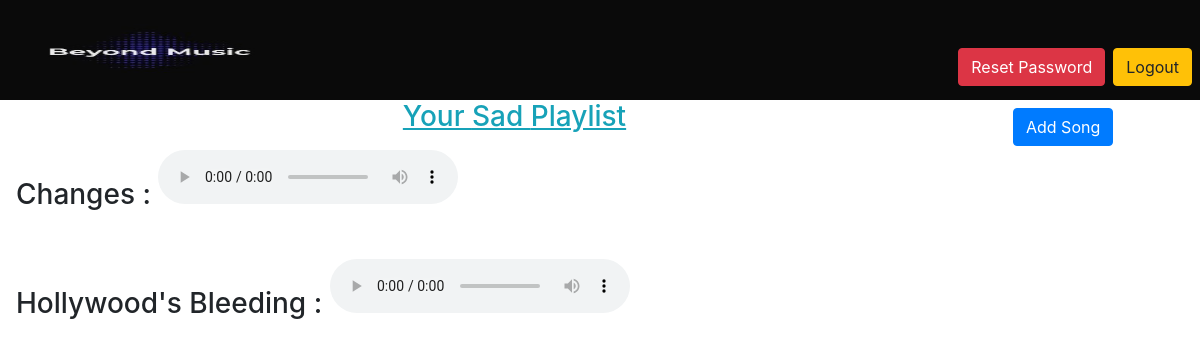
The app's page /playlist/2/ (signed in), older data.
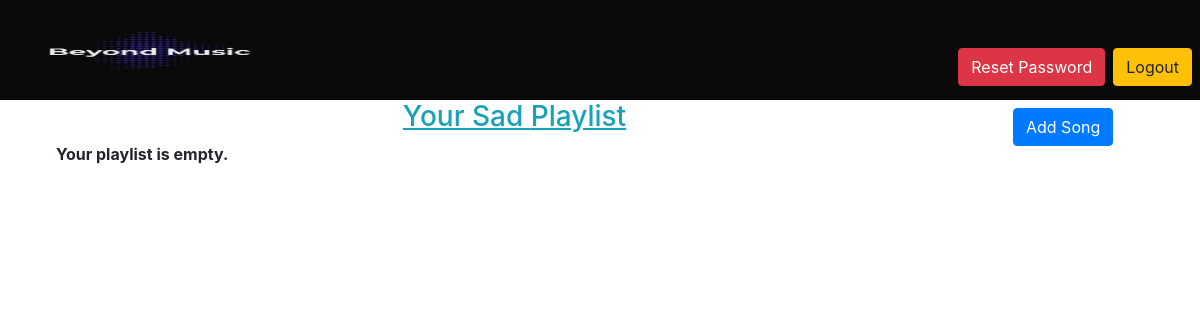
The same page, newer data.
### playlist/models.py (models this page shows, shortened)
class Song(models.Model):
    choices = ((0, 'happy'),
               (1, 'angry'),
               (2, 'sad'),
               (3, 'neutral'),
               (4, 'general'))
    user = models.ForeignKey(User, on_delete=models.CASCADE)
    track = models.FileField(upload_to='Songs')
    type = models.IntegerField(choices)
    name = models.CharField(max_length=30, default="Unknown", blank=True)

### playlist/views.py (the view)
# urls.py: path('<int:type>/',views.emotion,name='emotion'),
def emotion(request, type):
    user = request.user
    songs = Song.objects.all().filter(user=user, type=type)
    if len(songs)==0:
        messages.info(request,f'Your playlist is empty.')
    dic = {0: 'Happy',
           1: 'Angry',
           2: 'Sad',
           3: 'Neutral'}
    return render(request, 'playlist/type.html', {'songs': songs, 'type': dic[type],'emotion':type})

### playlist/templates/playlist/type.html
{% extends 'base_layout.html' %}
{% block content %}
    <a href="{% url 'playlist:songupload' emotion %}" class="btn btn-primary mt-2" style="float:right;">Add Song</a>
    <h3 align="center" class="text-info"><u>Your {{type}} Playlist</u></h3>
    {% if messages %}
        {% for message in messages %}
        <ul><strong>{{message}}</strong></ul>
        {% endfor %}
    {% endif %}
    {% for song in songs %}
        <h3 class="mt-3">{{song.name}} : <audio controls><source src="{{song.track.url}}" type="audio/mp3"></audio></h3><br>
    {% endfor %}
{% endblock %}

Row changes from the older to the newer data that the page shows:
removed Song: name "Changes"
removed Song: name "Hollywood's Bleeding"
Text that changed along with them:
new list line: "Your playlist is empty."
